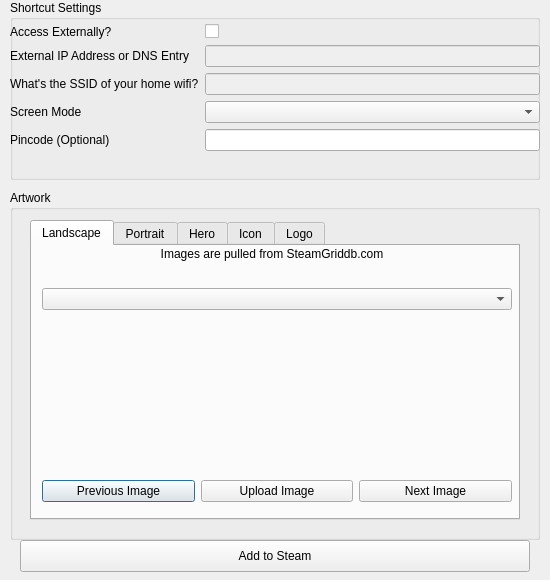
<?xml version="1.0" encoding="UTF-8"?>
<ui version="4.0">
 <class>ShortcutDialog</class>
 <widget class="QDialog" name="ShortcutDialog">
  <property name="geometry">
   <rect>
    <x>0</x>
    <y>0</y>
    <width>550</width>
    <height>580</height>
   </rect>
  </property>
  <property name="windowTitle">
   <string>Add to Steam</string>
  </property>
  <widget class="QGroupBox" name="shortcut_settings_group">
   <property name="geometry">
    <rect>
     <x>10</x>
     <y>0</y>
     <width>530</width>
     <height>180</height>
    </rect>
   </property>
   <property name="title">
    <string>Shortcut Settings</string>
   </property>
   <widget class="QWidget" name="shortcut_settings_form">
    <property name="geometry">
     <rect>
      <x>0</x>
      <y>20</y>
      <width>530</width>
      <height>160</height>
     </rect>
    </property>
    <layout class="QFormLayout" name="formLayout">
     <property name="verticalSpacing">
      <number>-1</number>
     </property>
     <property name="topMargin">
      <number>4</number>
     </property>
     <item row="0" column="0">
      <widget class="QLabel" name="allow_external_access_label">
       <property name="maximumSize">
        <size>
         <width>16777215</width>
         <height>16777215</height>
        </size>
       </property>
       <property name="text">
        <string>Access Externally?</string>
       </property>
      </widget>
     </item>
     <item row="0" column="1">
      <widget class="QCheckBox" name="allow_external_access_checkbox"/>
     </item>
     <item row="1" column="0">
      <widget class="QLabel" name="external_dns_label">
       <property name="text">
        <string>External IP Address or DNS Entry</string>
       </property>
      </widget>
     </item>
     <item row="1" column="1">
      <widget class="QLineEdit" name="external_dns_edit">
       <property name="enabled">
        <bool>false</bool>
       </property>
      </widget>
     </item>
     <item row="2" column="0">
      <widget class="QLabel" name="local_ssid_label">
       <property name="text">
        <string>What's the SSID of your home wifi?</string>
       </property>
      </widget>
     </item>
     <item row="2" column="1">
      <widget class="QLineEdit" name="local_ssid_edit">
       <property name="enabled">
        <bool>false</bool>
       </property>
      </widget>
     </item>
     <item row="3" column="1">
      <widget class="QComboBox" name="mode_combo_box"/>
     </item>
     <item row="3" column="0">
      <widget class="QLabel" name="mode_combo_box_label">
       <property name="text">
        <string>Screen Mode</string>
       </property>
      </widget>
     </item>
     <item row="4" column="1">
      <widget class="QLineEdit" name="passcode_edit"/>
     </item>
     <item row="4" column="0">
      <widget class="QLabel" name="passcode_label">
       <property name="text">
        <string>Pincode (Optional)</string>
       </property>
      </widget>
     </item>
    </layout>
   </widget>
  </widget>
  <widget class="QGroupBox" name="artwork_group_box">
   <property name="geometry">
    <rect>
     <x>10</x>
     <y>190</y>
     <width>530</width>
     <height>350</height>
    </rect>
   </property>
   <property name="title">
    <string>Artwork</string>
   </property>
   <widget class="QTabWidget" name="artwork_tabs">
    <property name="geometry">
     <rect>
      <x>20</x>
      <y>30</y>
      <width>490</width>
      <height>300</height>
     </rect>
    </property>
    <property name="currentIndex">
     <number>0</number>
    </property>
    <widget class="QWidget" name="landscapeTab">
     <attribute name="title">
      <string>Landscape</string>
     </attribute>
     <widget class="QLabel" name="landscape_disclaimer">
      <property name="geometry">
       <rect>
        <x>0</x>
        <y>0</y>
        <width>480</width>
        <height>16</height>
       </rect>
      </property>
      <property name="text">
       <string>Images are pulled from SteamGriddb.com</string>
      </property>
      <property name="alignment">
       <set>Qt::AlignCenter</set>
      </property>
     </widget>
     <widget class="QWidget" name="landscape_verticalLayoutWidget">
      <property name="geometry">
       <rect>
        <x>10</x>
        <y>10</y>
        <width>470</width>
        <height>280</height>
       </rect>
      </property>
      <layout class="QVBoxLayout" name="landscape_verticalLayout">
       <item>
        <widget class="QComboBox" name="landscape_game_combo"/>
       </item>
       <item>
        <layout class="QHBoxLayout" name="landscape_horizontalLayout_2">
         <item>
          <widget class="QLabel" name="landscape_label">
           <property name="maximumSize">
            <size>
             <width>200</width>
             <height>94</height>
            </size>
           </property>
           <property name="scaledContents">
            <bool>true</bool>
           </property>
          </widget>
         </item>
        </layout>
       </item>
       <item>
        <layout class="QHBoxLayout" name="landscape_horizontalLayout">
         <item>
          <widget class="QPushButton" name="landscape_prev_button">
           <property name="text">
            <string>Previous Image</string>
           </property>
          </widget>
         </item>
         <item>
          <widget class="QPushButton" name="landscape_upload_button">
           <property name="text">
            <string>Upload Image</string>
           </property>
          </widget>
         </item>
         <item>
          <widget class="QPushButton" name="landscape_next_button">
           <property name="text">
            <string>Next Image</string>
           </property>
          </widget>
         </item>
        </layout>
       </item>
      </layout>
     </widget>
    </widget>
    <widget class="QWidget" name="portraitTab">
     <attribute name="title">
      <string>Portrait</string>
     </attribute>
     <widget class="QLabel" name="portrait_disclaimer">
      <property name="geometry">
       <rect>
        <x>0</x>
        <y>0</y>
        <width>480</width>
        <height>16</height>
       </rect>
      </property>
      <property name="text">
       <string>Images are pulled from SteamGriddb.com</string>
      </property>
      <property name="alignment">
       <set>Qt::AlignCenter</set>
      </property>
     </widget>
     <widget class="QWidget" name="portrait_verticalLayoutWidget">
      <property name="geometry">
       <rect>
        <x>10</x>
        <y>10</y>
        <width>470</width>
        <height>280</height>
       </rect>
      </property>
      <layout class="QVBoxLayout" name="portrait_verticalLayout">
       <item>
        <widget class="QComboBox" name="portrait_game_combo"/>
       </item>
       <item>
        <layout class="QHBoxLayout" name="portrait_horizontalLayout_2">
         <item>
          <widget class="QLabel" name="portrait_label">
           <property name="maximumSize">
            <size>
             <width>94</width>
             <height>140</height>
            </size>
           </property>
           <property name="scaledContents">
            <bool>true</bool>
           </property>
          </widget>
         </item>
        </layout>
       </item>
       <item>
        <layout class="QHBoxLayout" name="portrait_horizontalLayout">
         <item>
          <widget class="QPushButton" name="portrait_prev_button">
           <property name="text">
            <string>Previous Image</string>
           </property>
          </widget>
         </item>
         <item>
          <widget class="QPushButton" name="portrait_upload_button">
           <property name="text">
            <string>Upload Image</string>
           </property>
          </widget>
         </item>
         <item>
          <widget class="QPushButton" name="portrait_next_button">
           <property name="text">
            <string>Next Image</string>
           </property>
          </widget>
         </item>
        </layout>
       </item>
      </layout>
     </widget>
    </widget>
    <widget class="QWidget" name="heroTab">
     <attribute name="title">
      <string>Hero</string>
     </attribute>
     <widget class="QLabel" name="hero_disclaimer">
      <property name="geometry">
       <rect>
        <x>0</x>
        <y>0</y>
        <width>480</width>
        <height>16</height>
       </rect>
      </property>
      <property name="text">
       <string>Images are pulled from SteamGriddb.com</string>
      </property>
      <property name="alignment">
       <set>Qt::AlignCenter</set>
      </property>
     </widget>
     <widget class="QWidget" name="hero_verticalLayoutWidget">
      <property name="geometry">
       <rect>
        <x>10</x>
        <y>10</y>
        <width>470</width>
        <height>280</height>
       </rect>
      </property>
      <layout class="QVBoxLayout" name="hero_verticalLayout">
       <item>
        <widget class="QComboBox" name="hero_game_combo"/>
       </item>
       <item>
        <layout class="QHBoxLayout" name="hero_horizontalLayout_2">
         <item>
          <widget class="QLabel" name="hero_label">
           <property name="maximumSize">
            <size>
             <width>200</width>
             <height>94</height>
            </size>
           </property>
           <property name="scaledContents">
            <bool>true</bool>
           </property>
          </widget>
         </item>
        </layout>
       </item>
       <item>
        <layout class="QHBoxLayout" name="hero_horizontalLayout">
         <item>
          <widget class="QPushButton" name="hero_prev_button">
           <property name="text">
            <string>Previous Image</string>
           </property>
          </widget>
         </item>
         <item>
          <widget class="QPushButton" name="hero_upload_button">
           <property name="text">
            <string>Upload Image</string>
           </property>
          </widget>
         </item>
         <item>
          <widget class="QPushButton" name="hero_next_button">
           <property name="text">
            <string>Next Image</string>
           </property>
          </widget>
         </item>
        </layout>
       </item>
      </layout>
     </widget>
    </widget>
    <widget class="QWidget" name="iconTab">
     <attribute name="title">
      <string>Icon</string>
     </attribute>
     <widget class="QLabel" name="icon_disclaimer">
      <property name="geometry">
       <rect>
        <x>0</x>
        <y>0</y>
        <width>480</width>
        <height>16</height>
       </rect>
      </property>
      <property name="text">
       <string>Images are pulled from SteamGriddb.com</string>
      </property>
      <property name="alignment">
       <set>Qt::AlignCenter</set>
      </property>
     </widget>
     <widget class="QWidget" name="icon_verticalLayoutWidget">
      <property name="geometry">
       <rect>
        <x>10</x>
        <y>10</y>
        <width>470</width>
        <height>280</height>
       </rect>
      </property>
      <layout class="QVBoxLayout" name="icon_verticalLayout">
       <item>
        <widget class="QComboBox" name="icon_game_combo"/>
       </item>
       <item>
        <layout class="QHBoxLayout" name="icon_horizontalLayout_2">
         <item>
          <widget class="QLabel" name="icon_label">
           <property name="maximumSize">
            <size>
             <width>94</width>
             <height>94</height>
            </size>
           </property>
           <property name="scaledContents">
            <bool>true</bool>
           </property>
          </widget>
         </item>
        </layout>
       </item>
       <item>
        <layout class="QHBoxLayout" name="icon_horizontalLayout">
         <item>
          <widget class="QPushButton" name="icon_prev_button">
           <property name="text">
            <string>Previous Image</string>
           </property>
          </widget>
         </item>
         <item>
          <widget class="QPushButton" name="icon_upload_button">
           <property name="text">
            <string>Upload Image</string>
           </property>
          </widget>
         </item>
         <item>
          <widget class="QPushButton" name="icon_next_button">
           <property name="text">
            <string>Next Image</string>
           </property>
          </widget>
         </item>
        </layout>
       </item>
      </layout>
     </widget>
    </widget>
    <widget class="QWidget" name="logoTab">
     <attribute name="title">
      <string>Logo</string>
     </attribute>
     <widget class="QLabel" name="logo_disclaimer">
      <property name="geometry">
       <rect>
        <x>0</x>
        <y>0</y>
        <width>480</width>
        <height>16</height>
       </rect>
      </property>
      <property name="text">
       <string>Images are pulled from SteamGriddb.com</string>
      </property>
      <property name="alignment">
       <set>Qt::AlignCenter</set>
      </property>
     </widget>
     <widget class="QWidget" name="logo_verticalLayoutWidget">
      <property name="geometry">
       <rect>
        <x>10</x>
        <y>10</y>
        <width>470</width>
        <height>280</height>
       </rect>
      </property>
      <layout class="QVBoxLayout" name="logo_verticalLayout">
       <item>
        <widget class="QComboBox" name="logo_game_combo"/>
       </item>
       <item>
        <layout class="QHBoxLayout" name="logo_horizontalLayout_2">
         <item>
          <widget class="QLabel" name="logo_label">
           <property name="maximumSize">
            <size>
             <width>200</width>
             <height>94</height>
            </size>
           </property>
           <property name="scaledContents">
            <bool>true</bool>
           </property>
          </widget>
         </item>
        </layout>
       </item>
       <item>
        <layout class="QHBoxLayout" name="logo_horizontalLayout">
         <item>
          <widget class="QPushButton" name="logo_prev_button">
           <property name="text">
            <string>Previous Image</string>
           </property>
          </widget>
         </item>
         <item>
          <widget class="QPushButton" name="logo_upload_button">
           <property name="text">
            <string>Upload Image</string>
           </property>
          </widget>
         </item>
         <item>
          <widget class="QPushButton" name="logo_next_button">
           <property name="text">
            <string>Next Image</string>
           </property>
          </widget>
         </item>
        </layout>
       </item>
      </layout>
     </widget>
    </widget>
   </widget>
  </widget>
  <widget class="QPushButton" name="add_to_steam_button">
   <property name="geometry">
    <rect>
     <x>20</x>
     <y>540</y>
     <width>510</width>
     <height>32</height>
    </rect>
   </property>
   <property name="text">
    <string>Add to Steam</string>
   </property>
  </widget>
 </widget>
 <resources/>
 <connections/>
</ui>
